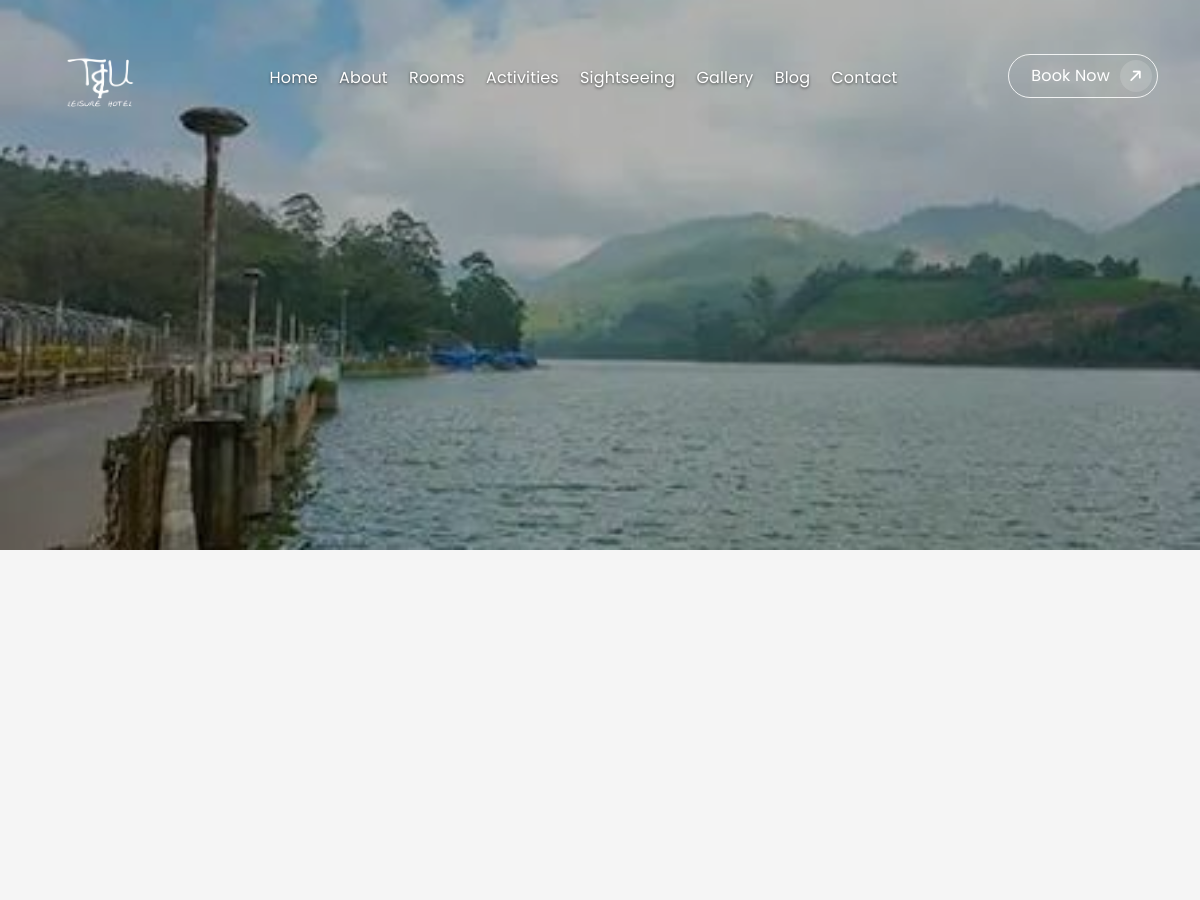
The page /our-nearby-destinations/mattupetty-dam/ (upper part) on the database as committed earlier.
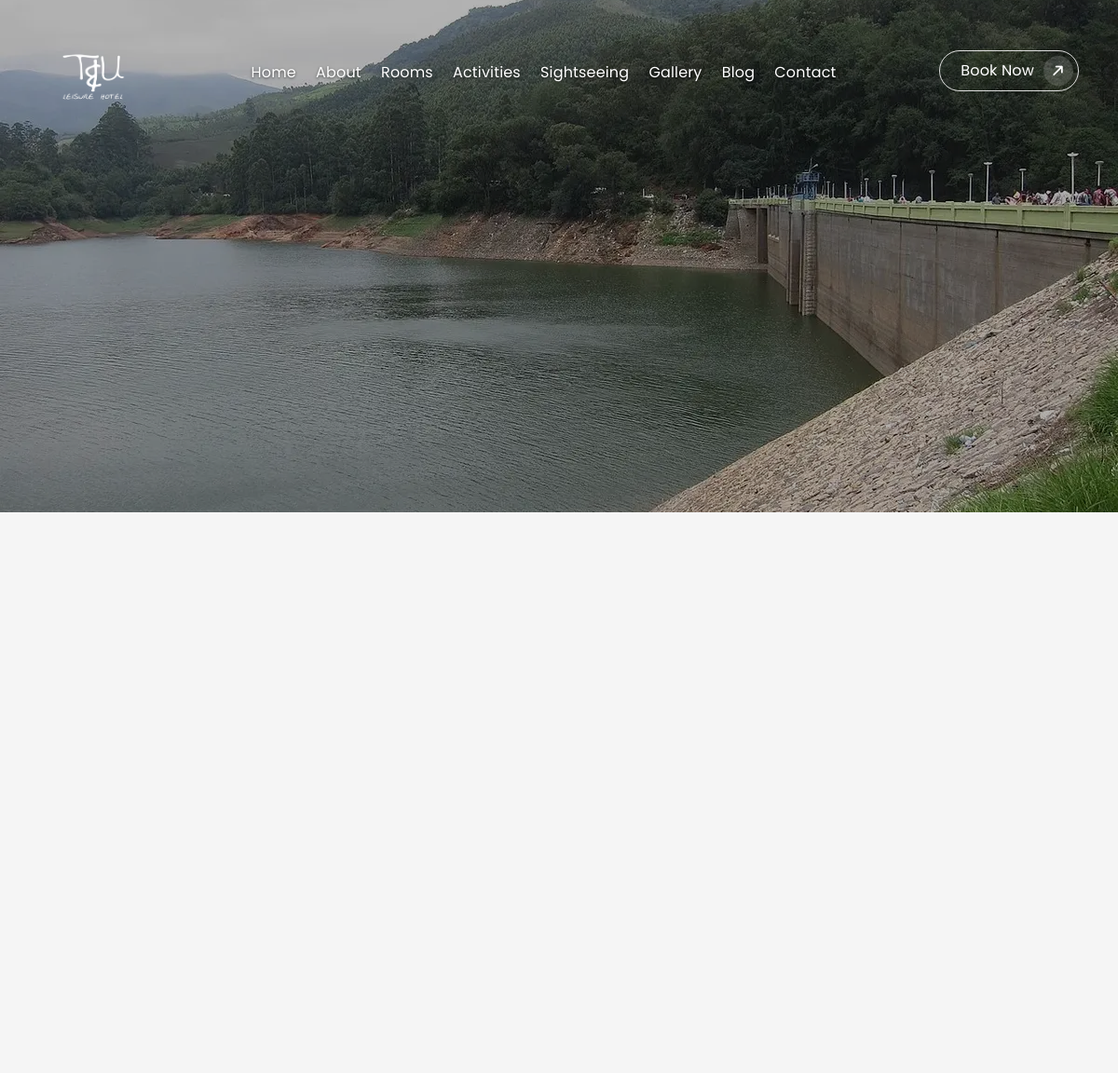
The same page on the database as committed later.
### tandj_app/models.py (models this page shows, shortened)
class OptimizedImageModel(models.Model):
    image_fields = []  # override in child models
    class Meta:
        abstract = True

class NearbyDestination(OptimizedImageModel):
    STATUS_CHOICES = [
        ("active", "Active"),
        ("inactive", "Inactive"),
    ]
    slug = models.SlugField(max_length=170, unique=True, blank=True)
    name = models.CharField(max_length=200, help_text="Destination name")
    description = models.TextField(help_text="Destination description")
    image = models.ImageField(
        upload_to="nearby_destinations/", help_text="Main destination image"
    )
    distance = models.CharField(
        max_length=100,
        blank=True,
        help_text="e.g. '5 km', '20 mins drive'",
    )
    location = models.CharField(max_length=200, blank=True)
    status = models.CharField(
        max_length=10, choices=STATUS_CHOICES, default="active"
    )
    created_at = models.DateTimeField(auto_now_add=True)
    updated_at = models.DateTimeField(auto_now=True)
    image_fields = ["image"]
    class Meta:
        ordering = ["-created_at"]
        verbose_name = "Nearby Destination"
        verbose_name_plural = "Nearby Destinations"

### tandj_app/views.py (the view)
# urls.py: path("our-nearby-destinations/<slug:slug>/", views.nearby_destination_detail_public, name="nearby_destination_detail_public"),
def nearby_destination_detail_public(request, slug):
    destination = get_object_or_404(NearbyDestination, slug=slug, status="active")
    destination_images = destination.images.all()
    other_destinations = NearbyDestination.objects.filter(status="active").exclude(pk=destination.pk)[:5]
    return render(request, "frontends/nearby_destination_detail.html", {
        "destination": destination,
        "destination_images": destination_images,
        "other_destinations": other_destinations,
    })

### templates/frontends/nearby_destination_detail.html (shortened to what this page needs)
{% extends "frontends/base.html" %}
{% load static %}
{% block content %}
		<section class="page-header page-header-text-light py-0 mb-0">
			<div class="hero-wrap py-5">
				<div class="hero-mask opacity-3 bg-black"></div>
				<div class="hero-bg hero-bg-scroll" style="background-image:url('{% if destination.image %}{{ destination.image.url }}{% else %}{% static 'tandu-main/images/destinations/default.jpg' %}{% endif %}'); background-size:cover; background-position:center;"></div>
				<div class="hero-content py-2 py-lg-4 my-2 my-md-4">
					<div class="container text-center mt-5 pt-5 pb-2">
					</div>
				</div>
			</div>
		</section>
            <section class="section room-detail-section">
                <div class="container">
                    <div class="room-items-wrap">
						<div class="row gx-4 gy-5">
						</div>
                    </div>
                </div>
            </section>
{% endblock %}

Rows that differ between the two databases and show on the page:
changed NearbyDestination: image: a different picture
